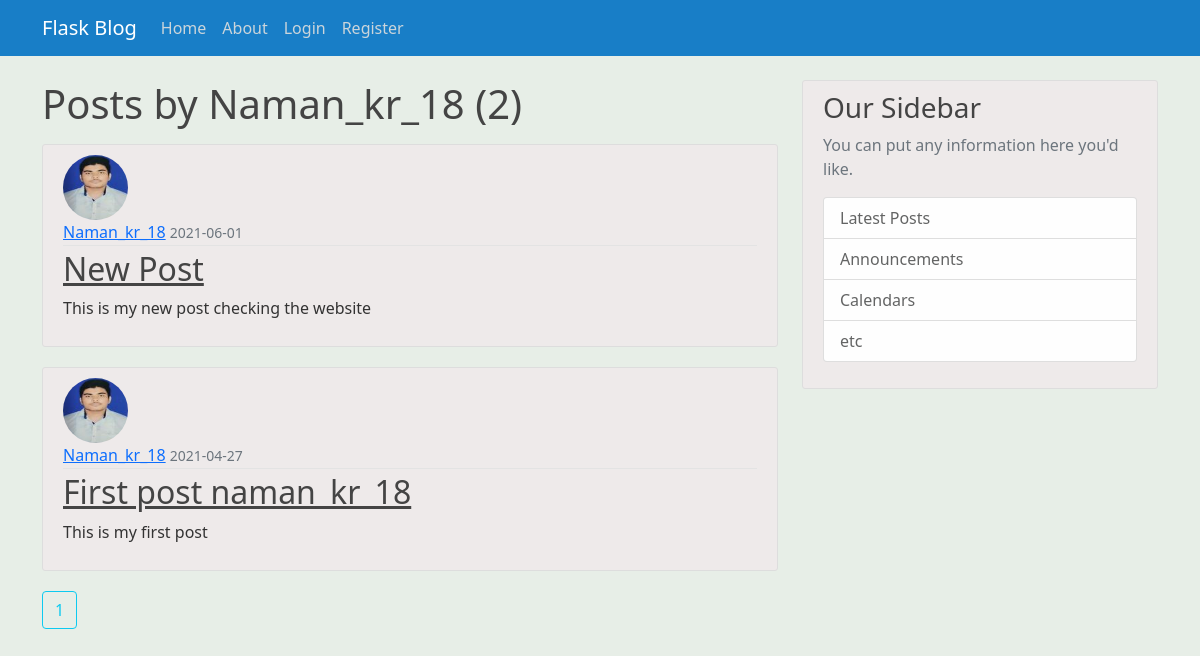
The app's page /user/Naman_kr_18 with its own data.
### app/models.py (models this page shows, shortened)
class User(db.Model, UserMixin):
    id = db.Column(db.Integer,primary_key=True)
    username = db.Column(db.String(20),unique=True, nullable=False)
    email = db.Column(db.String(120),unique=True, nullable=False)
    image_file = db.Column(db.String(20), nullable=False, default='default.jpg')
    password = db.Column(db.String(60), nullable=False)
    posts = db.relationship('Post',backref='author',lazy=True)

class Post(db.Model):
    id = db.Column(db.Integer,primary_key=True)
    title = db.Column(db.String(100),nullable=False)
    content = db.Column(db.Text,nullable=False)
    date_posted = db.Column(db.DateTime,nullable=False,default=datetime.utcnow)
    user_id = db.Column(db.Integer,db.ForeignKey('user.id'),nullable=False)

### app/users/routes.py (the view)
@users.route("/user/<string:username>")
def user_posts(username):
    page = request.args.get('page',1,type=int)
    user = User.query.filter_by(username=username).first_or_404()
    posts = Post.query.filter_by(author = user)\
        .order_by(Post.date_posted.desc())\
        .paginate(page = page,per_page= 2)
    return render_template('user_posts.html',posts = posts,user = user)

### app/templates/user_posts.html
{% extends 'layout.html' %}
{% block content %}
    <h1 class="mb-3"> Posts by {{user.username}} ({{posts.total}})</h1>
    {% for post in posts.items  %}
    <article class="media content-section">
      <img  class="rounded-circle article-img" src="{{url_for('static',filename='profile_pics/'+ post.author.image_file)}}" alt="">
        <div class="media-body">
          <div class="article-metadata">
            <a class="mr-2" href="{{url_for('users.user_posts', username = post.author.username)}}">{{ post.author.username }}</a>
            <small class="text-muted">{{ post.date_posted.strftime('%Y-%m-%d') }}</small>
          </div>
          <h2><a class="article-title" href="{{ url_for('posts.post', post_id = post.id)}}">{{ post.title }}</a></h2>
          <p class="article-content">{{ post.content }}</p>
        </div>
      </article>
    {% endfor %}
  {% for page_num  in posts.iter_pages(left_edge = 1, right_edge = 1, left_current = 1, right_current = 2) %}
    {% if page_num %}
      {% if posts.page == page_num %}
        <a class="btn btn-outline-info mb-4" href="{{url_for('users.user_posts', username = user.username,  page = page_num)}}"> {{ page_num }} </a>
      {% else %}
        <a class="btn btn-info mb-4" href="{{url_for('users.user_posts',username = user.username, page = page_num)}}"> {{ page_num }} </a>
      {% endif %}
    {%else%}
      ...
    {% endif %}
  {% endfor %}
{% endblock content %}

### app/static/main.css (style rules this page uses)
body { background: #e7eee7; color: #333333; margin-top: 5rem; }
h1, h2, h3, h4, h5, h6 { color: #444444; }
.content-section { background: #eeeaea; padding: 10px 20px; border: 1px solid #dddddd; border-radius: 3px; margin-bottom: 20px; }
.article-title { color: #444444; }
.article-content { white-space: pre-line; }
.article-img { height: 65px; width: 65px; margin-right: 16px; }
.article-metadata { padding-bottom: 1px; margin-bottom: 4px; border-bottom: 1px solid #e3e3e3 }

### records on screen
User: username "Naman_kr_18"
Post: image_file (picture), author.username "Naman_kr_18", date_posted "2021-06-01", title "New Post", content "This is my new post checking the website"
Post: image_file (picture), author.username "Naman_kr_18", date_posted "2021-04-27", title "First post naman_kr_18", content "This is my first post"

### other values on screen
{{ posts.total }} "2"
{{ page_num }} "1"
